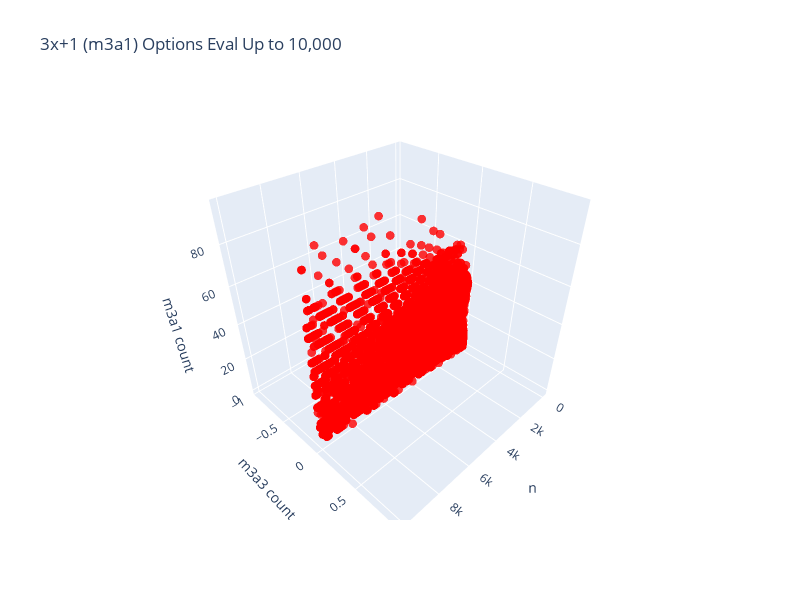

Here is the notebook cell this chart was saved with:
### Code cell
import utils.collatz_construction as cc

# Define a custom point builder to transform OrbitInfo into a 3D representation
def point_builder(info: OrbitInfo):
    return (info.n, info.get_total_op_count('m3a3'), info.get_total_op_count('m3a1'))

# Generate the 3x+1 configuration using a helper method
m3a1_option = cc.create_m3a1_options()

# Use a modular graphing function to process and visualize the data
graph.graph_options_evaluation(
    10000,
    [m3a1_option],
    point_builder,
    ['red'],
    'n',
    'm3a3 count',
    'm3a1 count',
    title='3x+1 (m3a1) Options Eval Up to 10,000'
)

### Figure 1 — Plotly figure (JSON) as saved in the notebook; plotly's stock layout.template omitted (floating-point values rounded to 4 significant figures; data arrays with more than 128 entries replaced by an {"elided": "..."} marker saying what was removed)
{"data": [{"hoverinfo": "text", "marker": {"color": {"elided": "9999 str values"}, "opacity": 0.8, "size": 3}, "mode": "markers", "text": {"elided": "9999 str values"}, "type": "scatter3d", "x": {"elided": "9999 int values"}, "y": {"elided": "9999 int values"}, "z": {"elided": "9999 int values"}}], "layout": {"height": 600, "scene": {"xaxis": {"title": {"text": "n"}}, "yaxis": {"title": {"text": "m3a3 count"}}, "zaxis": {"title": {"text": "m3a1 count"}}}, "title": {"text": "3x+1 (m3a1) Options Eval Up to 10,000"}, "width": 800}}
